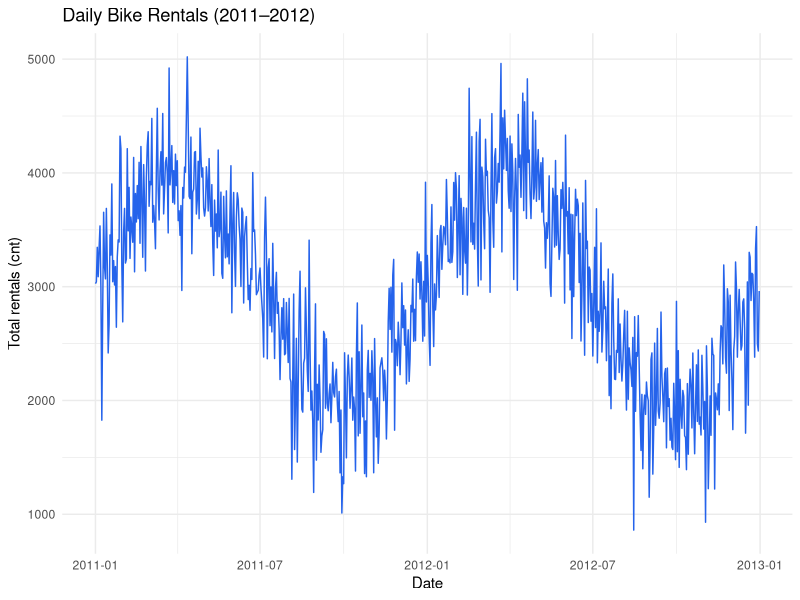
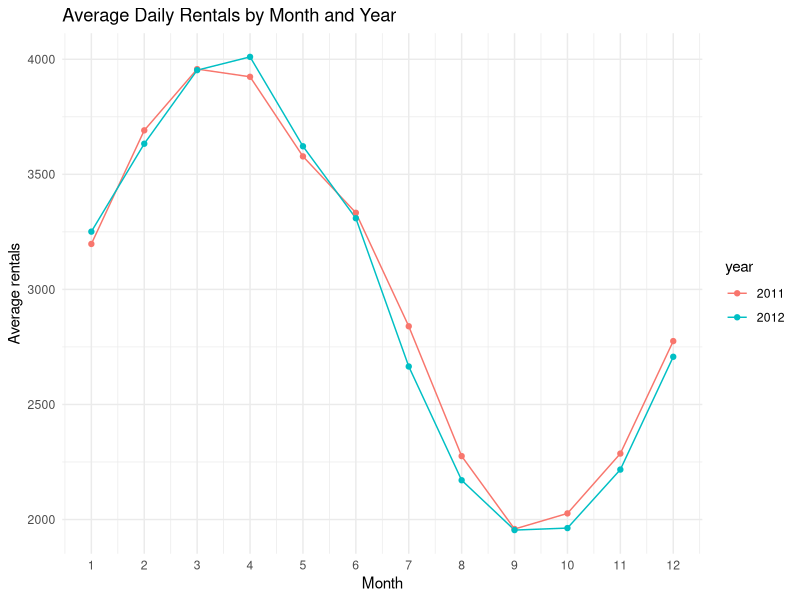
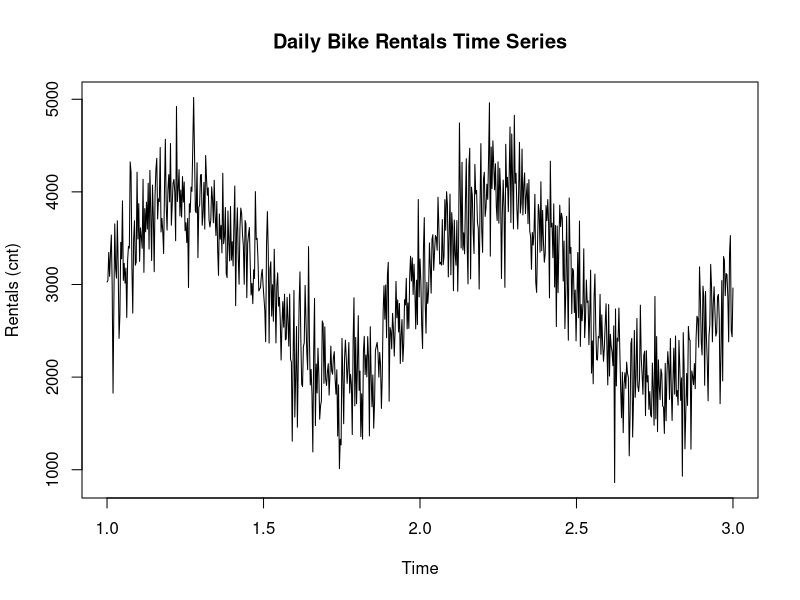
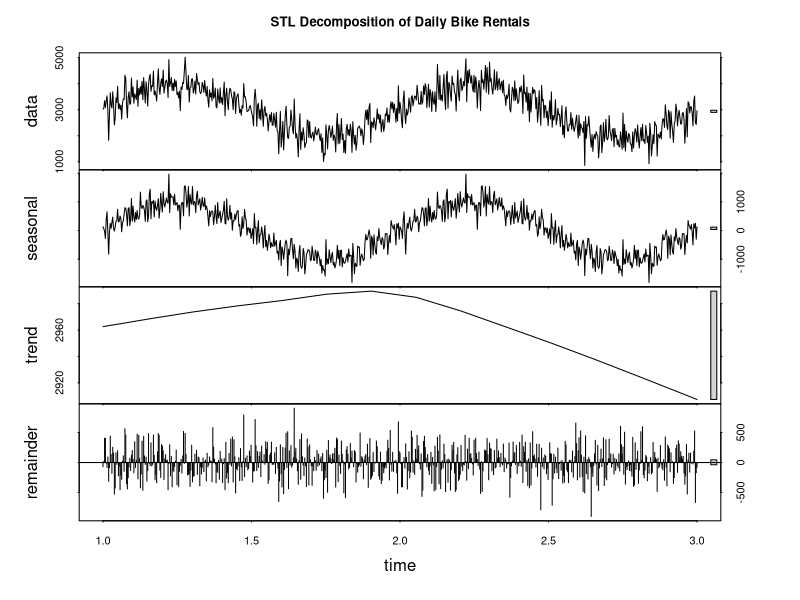
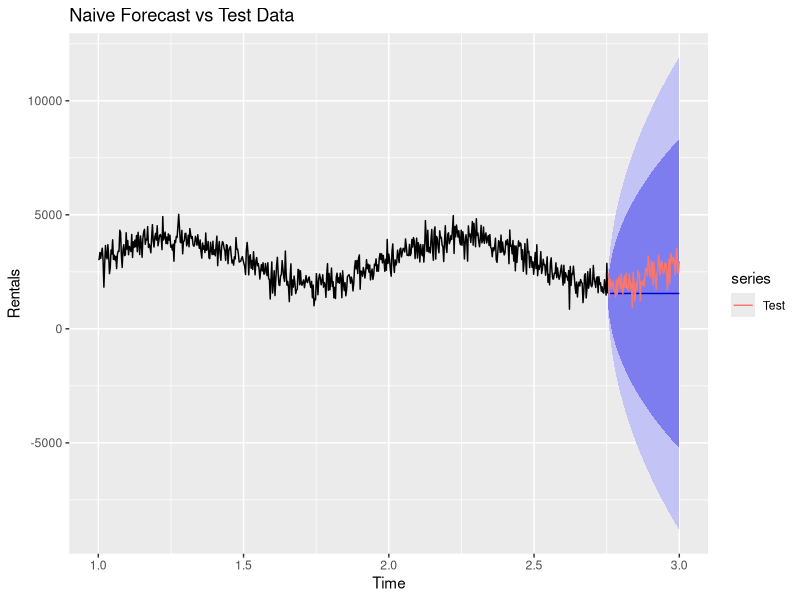
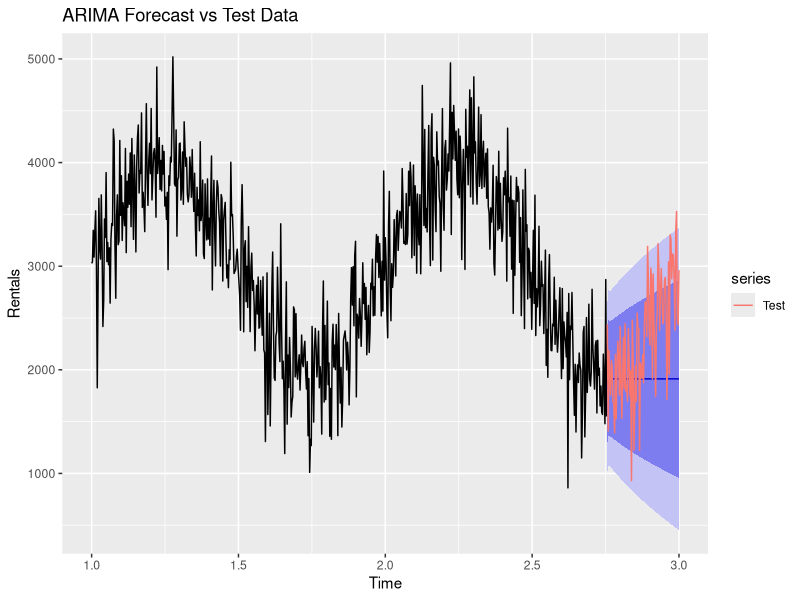
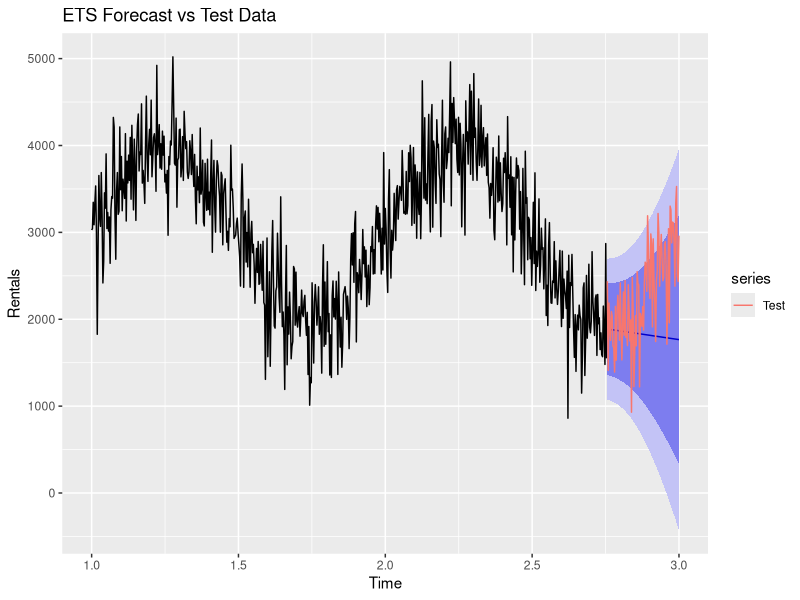
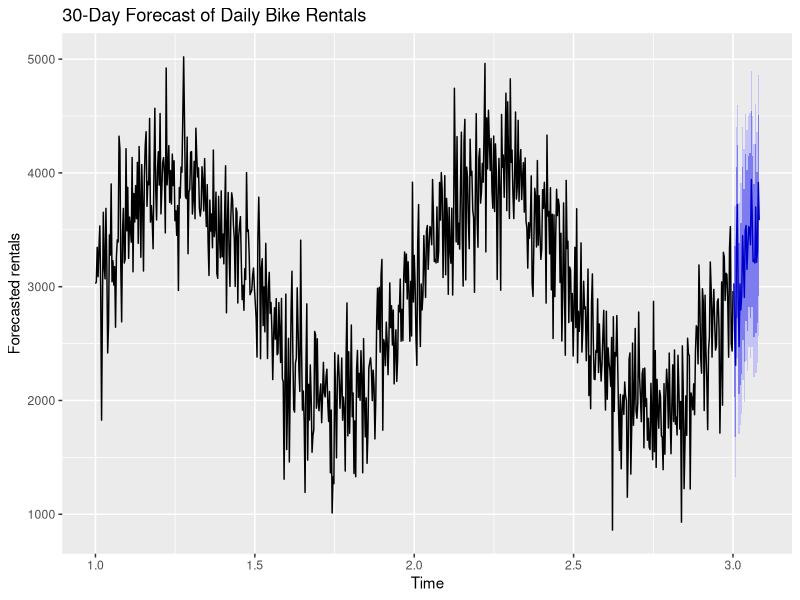

Here is the R script that generated these plots, in order:
## ---- chunk 1
knitr::opts_chunk$set(
  echo = TRUE,
  message = FALSE,
  warning = FALSE,
  fig.width = 7,
  fig.height = 4.5
)
## ---- chunk 2
library(tidyverse)
library(lubridate)
library(forecast)
## ---- chunk 3
daily <- read_csv("day.csv")
glimpse(daily)
## ---- chunk 4
daily <- daily %>%
  mutate(
    date = ymd(dteday),
    year = factor(yr, labels = c("2011","2012")),
    month = factor(mnth),
    weekday = factor(weekday)
  ) %>%
  arrange(date)

summary(select(daily, cnt, temp, hum, windspeed))
## ---- chunk 5
ggplot(daily, aes(x = date, y = cnt)) +
  geom_line(color = "#2563EB") +
  labs(
    title = "Daily Bike Rentals (2011–2012)",
    x = "Date",
    y = "Total rentals (cnt)"
  ) +
  theme_minimal()
## ---- chunk 6
daily %>%
  group_by(year, mnth) %>%
  summarise(avg_cnt = mean(cnt), .groups = "drop") %>%
  ggplot(aes(x = mnth, y = avg_cnt, group = year, color = year)) +
  geom_line() +
  geom_point() +
  scale_x_continuous(breaks = 1:12) +
  labs(
    title = "Average Daily Rentals by Month and Year",
    x = "Month",
    y = "Average rentals"
  ) +
  theme_minimal()
## ---- chunk 7
bike_ts <- ts(daily$cnt, frequency = 365)
bike_ts

plot(bike_ts,
     main = "Daily Bike Rentals Time Series",
     xlab = "Time",
     ylab = "Rentals (cnt)")
## ---- chunk 8
bike_stl <- stl(bike_ts, s.window = "periodic")
plot(bike_stl, main = "STL Decomposition of Daily Bike Rentals")
## ---- chunk 9
test_horizon <- 90
n <- length(bike_ts)

train_ts <- ts(bike_ts[1:(n - test_horizon)],
               frequency = frequency(bike_ts))
test_vec <- bike_ts[(n - test_horizon + 1):n]

length(train_ts); length(test_vec)
## ---- chunk 10
naive_fit  <- naive(train_ts,  h = test_horizon)
snaive_fit <- snaive(train_ts, h = test_horizon)

autoplot(naive_fit) +
  autolayer(ts(test_vec, start = end(train_ts)[1] + end(train_ts)[2]/frequency(train_ts),
               frequency = frequency(train_ts)),
            series = "Test") +
  labs(
    title = "Naive Forecast vs Test Data",
    x = "Time",
    y = "Rentals"
  )
## ---- chunk 11
naive_acc  <- accuracy(naive_fit$mean,  test_vec)
snaive_acc <- accuracy(snaive_fit$mean, test_vec)

baseline_results <- rbind(
  Naive          = naive_acc[ , c("RMSE", "MAE", "MAPE")],
  Seasonal_Naive = snaive_acc[ , c("RMSE", "MAE", "MAPE")]
)

baseline_results
## ---- chunk 12
arima_fit <- auto.arima(train_ts)
arima_fit
## ---- chunk 13
fc_arima <- forecast(arima_fit, h = test_horizon)

autoplot(fc_arima) +
  autolayer(ts(test_vec, start = end(train_ts)[1] + end(train_ts)[2]/frequency(train_ts),
               frequency = frequency(train_ts)),
            series = "Test") +
  labs(
    title = "ARIMA Forecast vs Test Data",
    x = "Time",
    y = "Rentals"
  )
## ---- chunk 14
arima_acc <- accuracy(fc_arima$mean, test_vec)
arima_acc[ , c("RMSE", "MAE", "MAPE")]
## ---- chunk 15
ets_fit <- ets(train_ts)
ets_fit
## ---- chunk 16
fc_ets <- forecast(ets_fit, h = test_horizon)

autoplot(fc_ets) +
  autolayer(ts(test_vec, start = end(train_ts)[1] + end(train_ts)[2]/frequency(train_ts),
               frequency = frequency(train_ts)),
            series = "Test") +
  labs(
    title = "ETS Forecast vs Test Data",
    x = "Time",
    y = "Rentals"
  )
## ---- chunk 17
ets_acc <- accuracy(fc_ets$mean, test_vec)
ets_acc[ , c("RMSE", "MAE", "MAPE")]
## ---- chunk 18
model_comparison <- rbind(
  Naive          = naive_acc[ , c("RMSE", "MAE", "MAPE")],
  Seasonal_Naive = snaive_acc[ , c("RMSE", "MAE", "MAPE")],
  ARIMA          = arima_acc[ , c("RMSE", "MAE", "MAPE")],
  ETS            = ets_acc[ , c("RMSE", "MAE", "MAPE")]
)

model_comparison
## ---- chunk 19
final_arima <- auto.arima(bike_ts)
final_arima
## ---- chunk 20
final_fc <- forecast(final_arima, h = 30)

autoplot(final_fc) +
  labs(
    title = "30-Day Forecast of Daily Bike Rentals",
    x = "Time",
    y = "Forecasted rentals"
  )
## ---- chunk 21
head(data.frame(
  Day = 1:30,
  Forecast = round(final_fc$mean)
), 10)
